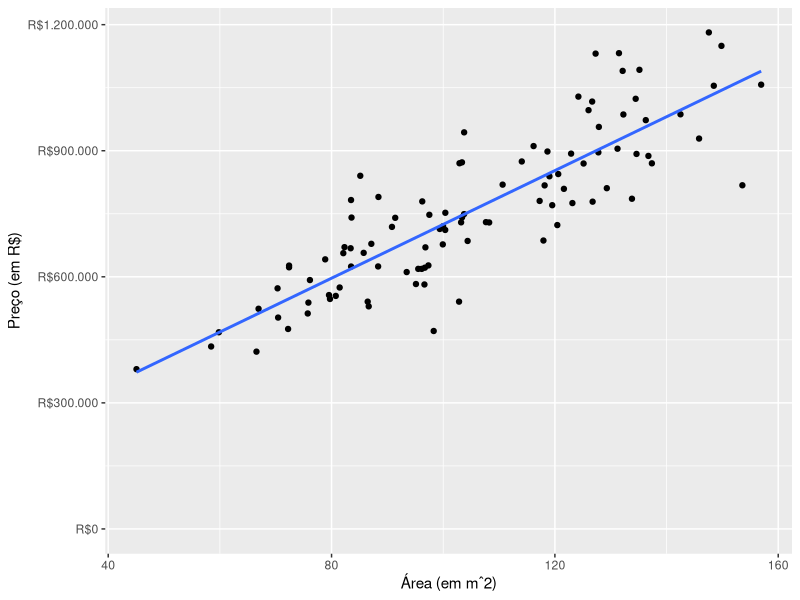
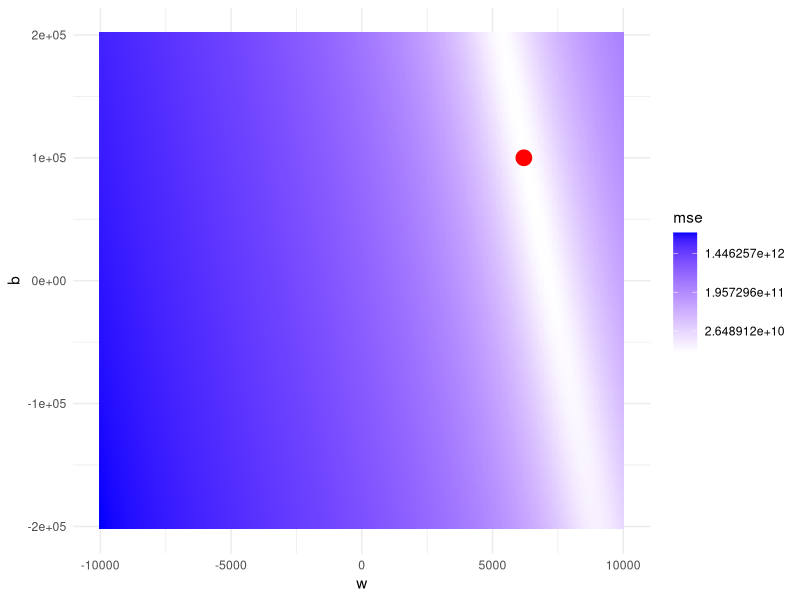
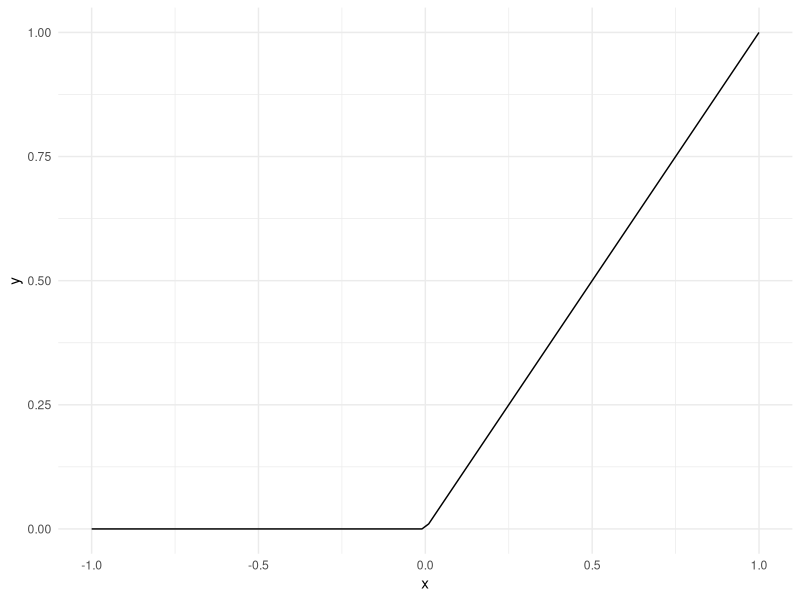

These figures' R source, in order:
## ---- chunk 1
knitr::opts_chunk$set(eval = TRUE, echo = FALSE, 
                      dpi = 96, fig.height = 4.7, 
                      fig.width = 10, fig.retina = 3)
library(tidyverse)
## ---- chunk 2
df <- tibble(
  m2 = rgamma(n = 100, scale = 5, shape = 20),
  preco = 100000 + (6200 + rnorm(n = 100, sd = 800)) * m2 
)

ggplot(df, aes(x = m2, y = preco)) +
  geom_point() +
  coord_cartesian(ylim = c(0, NA)) +
  scale_y_continuous(
    name = "Preço (em R$)",
    labels = scales::dollar_format(prefix = "R$", big.mark = ".", decimal.mark = ",")
    
    ) +
  scale_x_continuous(name = "Área (em mˆ2)") +
  geom_smooth(method = "lm", se = FALSE, formula = y ~ x)
## ---- chunk 3
mse <- function(w, b) {
  mean((df$preco - (df$m2*w + b))^2)
}

expand.grid(
  w = seq(from = -10000, to = 10000, length.out = 300),
  b = seq(from = -200000, to = 200000, length.out = 100)
) %>% 
  rowwise() %>% 
  mutate(mse = mse(w, b)) %>% 
  ggplot(aes(x = w, y = b, fill = mse)) +
  geom_bin2d(stat = "identity") +
  scale_fill_gradient(high = "blue", low = "white", trans = "log") +
  theme_minimal() +
  geom_point(
    data = data.frame(w = 6200, b = 100000),
    aes(x = w, y = b, fill = NULL),
    color = "red",
    size = 5
  )
## ---- chunk 4
tibble(
  x = seq(-1, 1, length.out = 100),
  y = pmax(0, x)
) %>% 
  ggplot(aes(x = x, y = y)) +
  geom_line() +
  theme_minimal()
## ---- chunk 5
cross_entropy <- function(y_hat) {
  if (y == 1) -log(y_hat)
  else -log(-y_hat)
}
## ---- chunk 6
tribble(
  ~banana, ~`maçã`, ~ laranja,
   0     ,   1    ,  0,
   1     ,   0    ,  1,
   0     ,   0    ,  1
)
## ---- chunk 7
tribble(
  ~banana, ~`maçã`, ~ laranja,
   0.2     ,   0.7    ,  0.1,
   0.6     ,   0.1    ,  0.3,
   0.1     ,   0.3    ,  0.6
)
## ---- chunk 8
cross_entropy <- function(y_hat) {
  if (y == 1) -log(y_hat)
  else -log(-y_hat)
}
